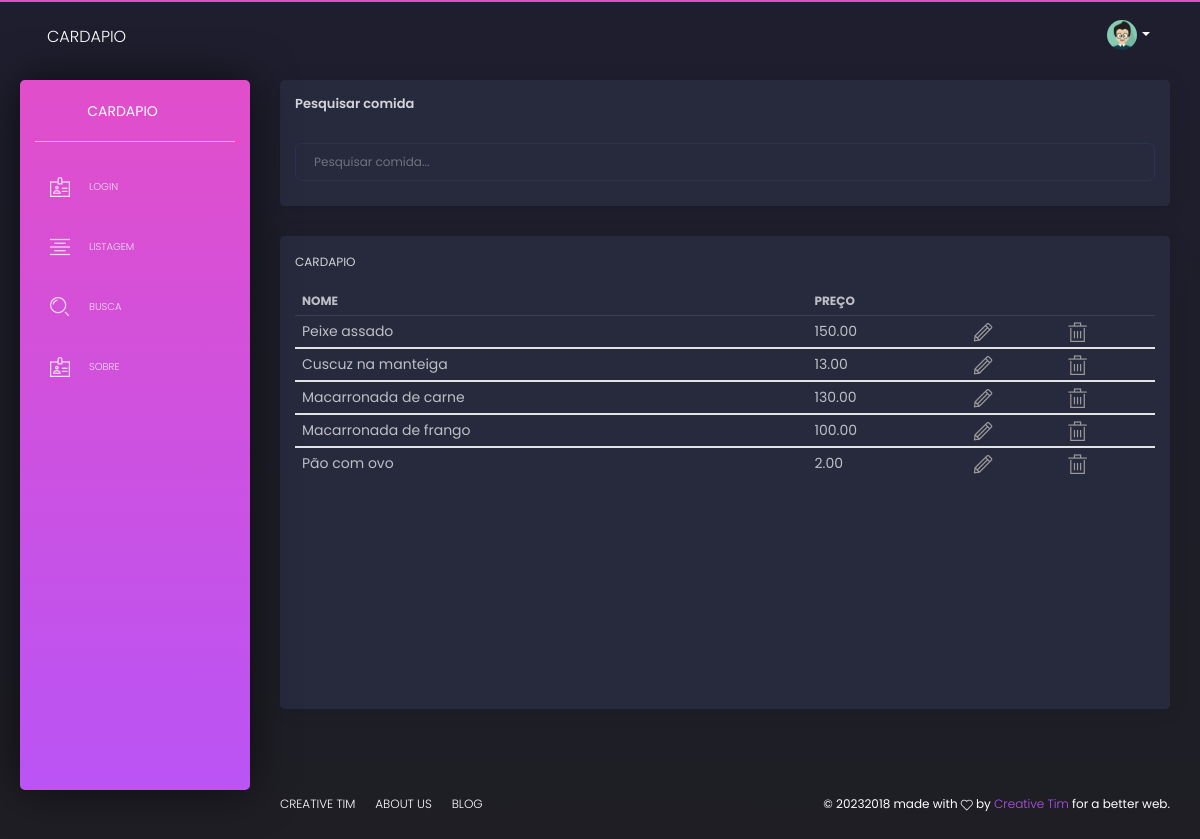
Page /busca/ on the committed database.
### cardapio/models.py (models this page shows)
class Cardapio(models.Model):
    id = models.AutoField(primary_key = True)
    nome = models.CharField(max_length = 255)
    preco = models.DecimalField (max_digits = 5, decimal_places = 2 )

### cardapio/views.py (the view)
# urls.py: path('busca/', views.search, name="url_busca"),
def search(request):
    results = []
    if request.method == "GET":
        query = request.GET.get('search')
        if query == None:
            query= " "
    results = Cardapio.objects.filter(nome__icontains=query)
    return render(request, "busca.html", {'query': query, 'results': results})

### cardapio/templates/busca.html
{% extends 'dashboard.html' %}
{% block conteudo %}
<div class="card">
    <div class="card-header">
        <h5 class="title">Pesquisar comida</h5>
    </div>
    <div class="card-body">
    <form action="{% url 'url_busca'%}" method="GET">
    <div class="form-group">
        <input type="text" autocomplete="off"  name="search" id="search" class="form-control" placeholder="Pesquisar comida..." />
      </div>
    </form>
</div>
</div>
<div class="row">
    <div class="col-sm-6 col-md-12">
      <div class="card card-tasks">
        <div class="card-header ">
          <h6 class="title d-inline">Cardapio</h6>
        </div>
        <div class="card-body ">
          <div class="table-full-width table-responsive">
            {% if query %}
            {% if results %}
            <table class="table">
                <thead>
                    <tr>
                        <th>Nome</th>
                        <th>Preço</th>
                    </tr>
                </thead>
                {% for i in results %}
              <tbody>
                <tr>
                    <td> {{i.nome}}</td>
                    <td> {{i.preco}}</td>
                    <td><a href="{% url 'url_editar' i.id %}"> <i class="tim-icons icon-pencil"></i></a></td>
                    <td><a href="{% url 'url_delete' i.id %}"> <i class="tim-icons icon-trash-simple"></i></a></td>
                </tr>
              </tbody>
              {% endfor %}
            </table>
            {% else %}
      <h4> 0 registros </h4>
            {% endif %}
            {% endif %}
          </div>
        </div>
      </div>
    </div>
  </div>
{% endblock %}

### rows in the picture
Cardapio: nome "Peixe assado", preco "150.00"
Cardapio: nome "Cuscuz na manteiga", preco "13.00"
Cardapio: nome "Macarronada de carne", preco "130.00"
Cardapio: nome "Macarronada de frango", preco "100.00"
Cardapio: nome "Pão com ovo", preco "2.00"
